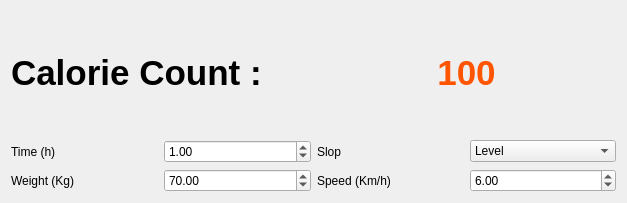
<?xml version="1.0" encoding="UTF-8"?>
<ui version="4.0">
 <class>Widget</class>
 <widget class="QWidget" name="Widget">
  <property name="geometry">
   <rect>
    <x>0</x>
    <y>0</y>
    <width>627</width>
    <height>203</height>
   </rect>
  </property>
  <property name="windowTitle">
   <string>Calorie Counter</string>
  </property>
  <layout class="QVBoxLayout" name="verticalLayout">
   <item>
    <layout class="QHBoxLayout" name="horizontalLayout_7">
     <item>
      <widget class="QLabel" name="calorie_title">
       <property name="font">
        <font>
         <pointsize>26</pointsize>
         <bold>true</bold>
        </font>
       </property>
       <property name="text">
        <string>Calorie Count : </string>
       </property>
       <property name="alignment">
        <set>Qt::AlignLeading|Qt::AlignLeft|Qt::AlignVCenter</set>
       </property>
      </widget>
     </item>
     <item>
      <widget class="QLabel" name="calorie_value_text">
       <property name="font">
        <font>
         <family>Segoe UI</family>
         <pointsize>26</pointsize>
         <bold>true</bold>
        </font>
       </property>
       <property name="styleSheet">
        <string notr="true">color: rgb(255, 85, 0);</string>
       </property>
       <property name="text">
        <string>100</string>
       </property>
       <property name="alignment">
        <set>Qt::AlignCenter</set>
       </property>
      </widget>
     </item>
    </layout>
   </item>
   <item>
    <layout class="QHBoxLayout" name="horizontalLayout_5">
     <item>
      <layout class="QHBoxLayout" name="horizontalLayout_2">
       <item>
        <widget class="QLabel" name="time_text">
         <property name="text">
          <string>Time (h)</string>
         </property>
        </widget>
       </item>
       <item>
        <widget class="QDoubleSpinBox" name="time_spinbox">
         <property name="value">
          <double>1.000000000000000</double>
         </property>
        </widget>
       </item>
      </layout>
     </item>
     <item>
      <layout class="QHBoxLayout" name="horizontalLayout">
       <item>
        <widget class="QLabel" name="slop_text">
         <property name="text">
          <string>Slop</string>
         </property>
        </widget>
       </item>
       <item>
        <widget class="QComboBox" name="slop_combobox">
         <item>
          <property name="text">
           <string>Level</string>
          </property>
         </item>
        </widget>
       </item>
      </layout>
     </item>
    </layout>
   </item>
   <item>
    <layout class="QHBoxLayout" name="horizontalLayout_6">
     <item>
      <layout class="QHBoxLayout" name="horizontalLayout_3">
       <item>
        <widget class="QLabel" name="weight_text">
         <property name="text">
          <string>Weight (Kg)</string>
         </property>
        </widget>
       </item>
       <item>
        <widget class="QDoubleSpinBox" name="weight_spinbox">
         <property name="value">
          <double>70.000000000000000</double>
         </property>
        </widget>
       </item>
      </layout>
     </item>
     <item>
      <layout class="QHBoxLayout" name="horizontalLayout_4">
       <item>
        <widget class="QLabel" name="speed_text">
         <property name="text">
          <string>Speed (Km/h)</string>
         </property>
        </widget>
       </item>
       <item>
        <widget class="QDoubleSpinBox" name="speed_spinbox">
         <property name="value">
          <double>6.000000000000000</double>
         </property>
        </widget>
       </item>
      </layout>
     </item>
    </layout>
   </item>
  </layout>
 </widget>
 <resources/>
 <connections/>
</ui>
